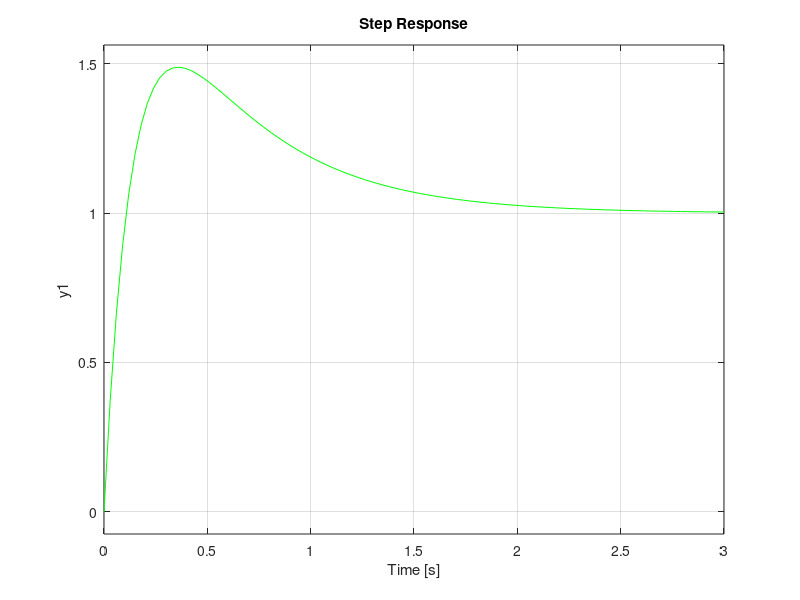

Write MATLAB code to recreate this figure.
clc
clear all

%% define the system
s = tf('s');
G = 1/(s-5)
Kp = 14;
Ki = 14;
Kd = 0;
C = (Kd*s^2 + Kp*s + Ki)/s

%% Simulate

[y,t] = step(G);
cl_tf = feedback(C*G,1); %diisi 1 karena unity feedback tidak ada transfer function pada feedbacknya jadi diisi 1
figure(1)
subplot(2,1,1);
plot(t,y,'r');
subplot(2,1,2);
step(cl_tf,'g');